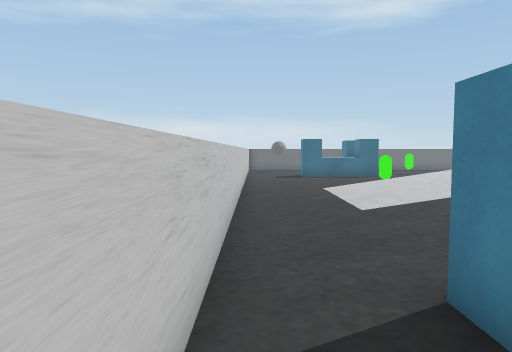
View 1 (above)

22 first-person views from a walk through a scene from a Unity 3-D project. The camera is 1.4 m above the floor, tilts 4° down and sees 70° across. The floor is counted in squares, 1 m on a side. Each view is taken from the middle of a square. On the plan, view 1 faces up. The plan holds only what a view shows up to about 16 squares ahead; the rest is blank. The player is left out. Some animated figures are not drawn. Some surface patterns are stand-ins.

View 2
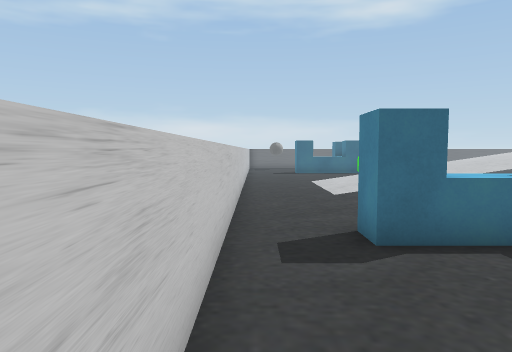

View 3
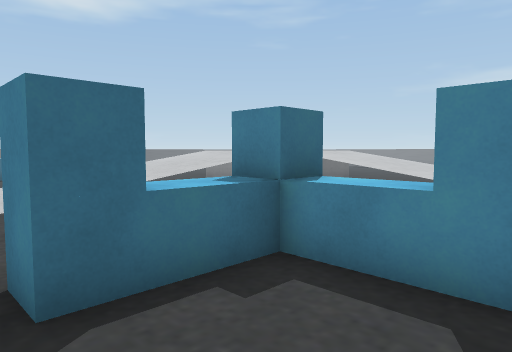

View 4
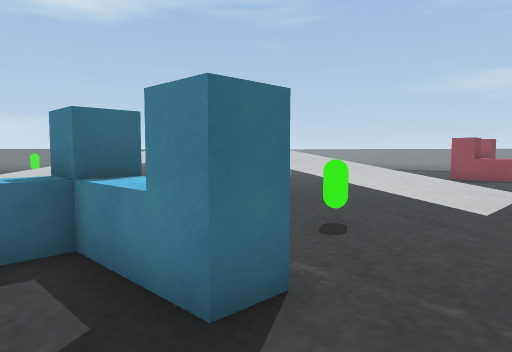

View 5
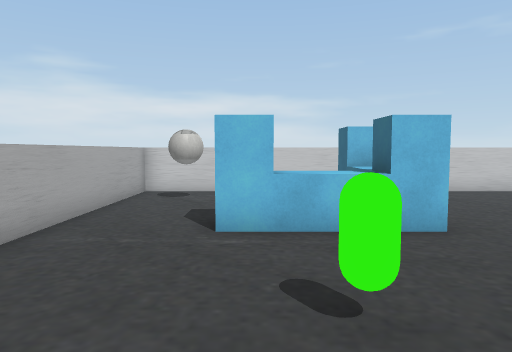

View 6
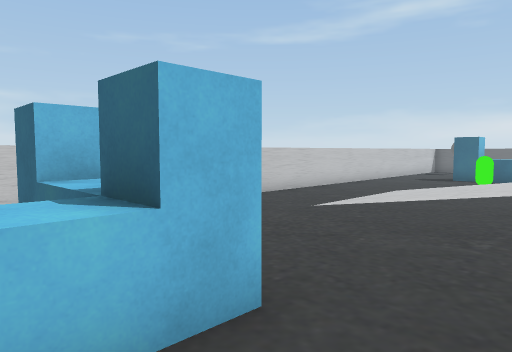

View 7
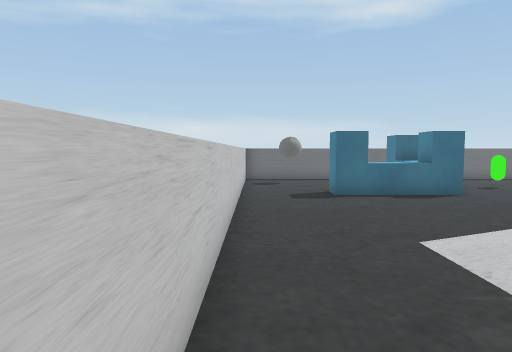

View 8
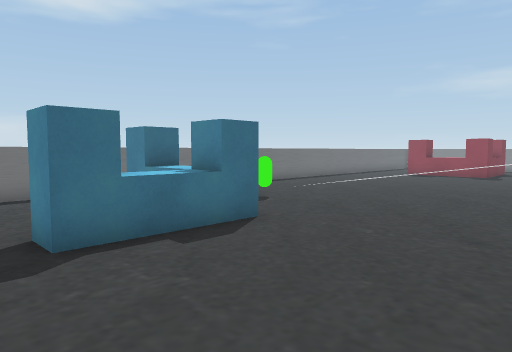

View 9
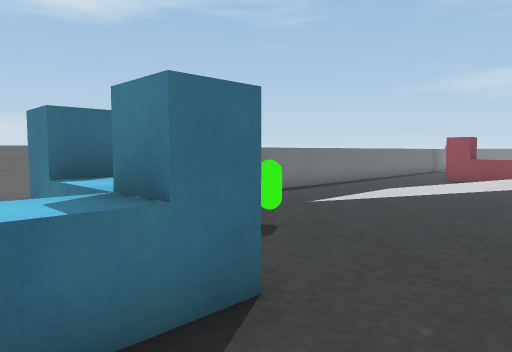

View 10
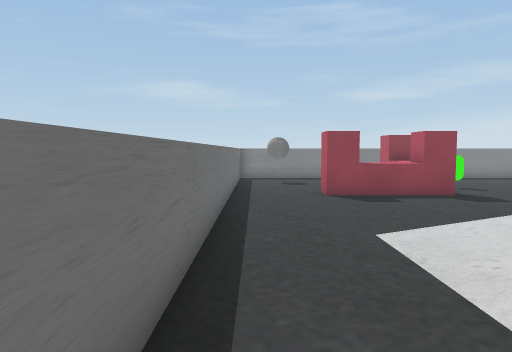

View 11
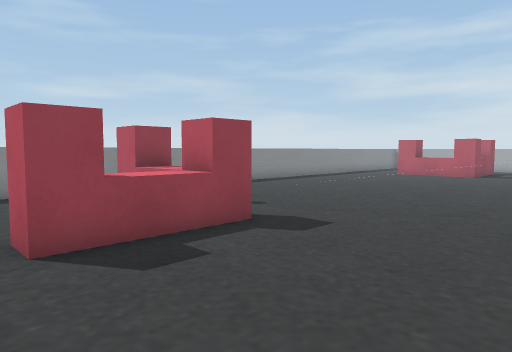

View 12
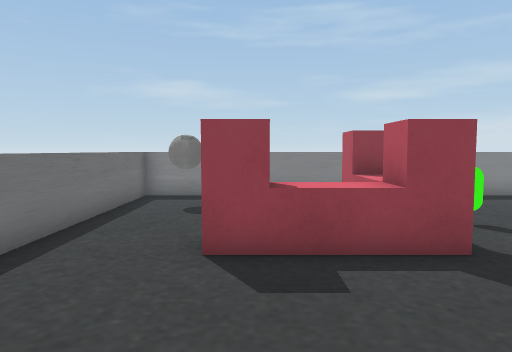

View 13
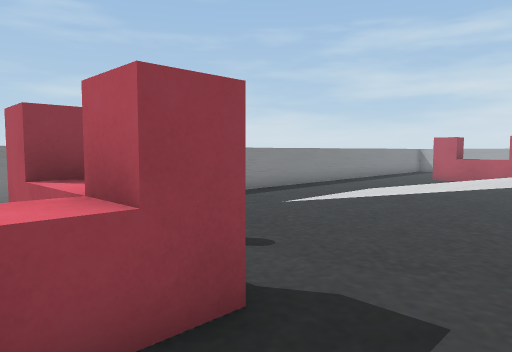

View 14
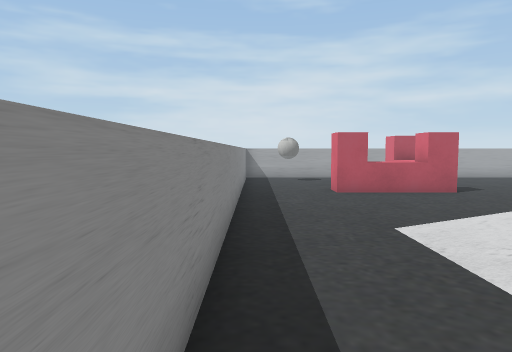

View 15
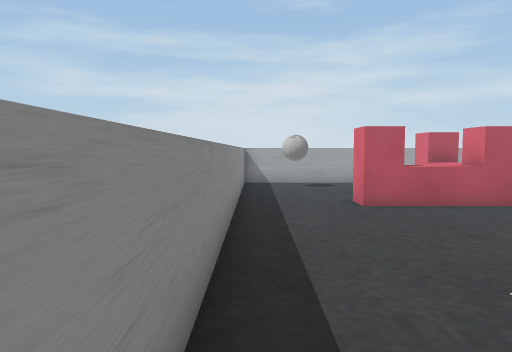

View 16
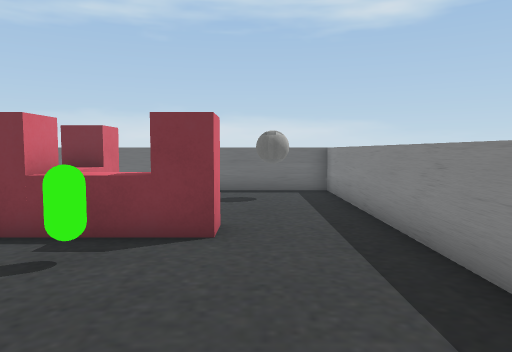

View 17
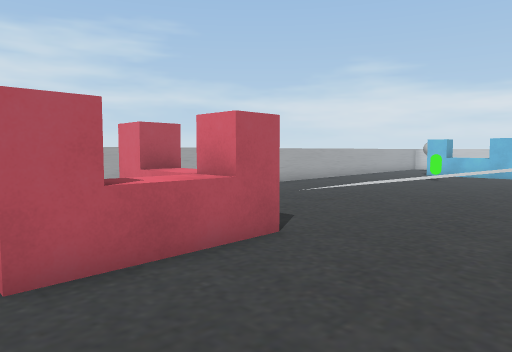

View 18
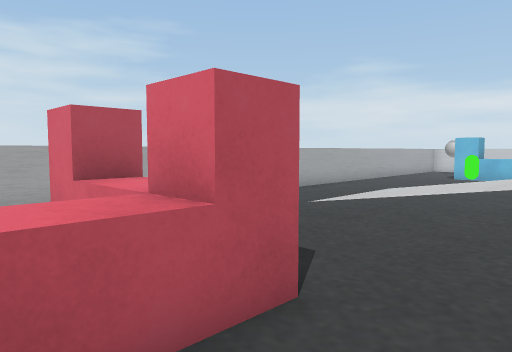

View 19
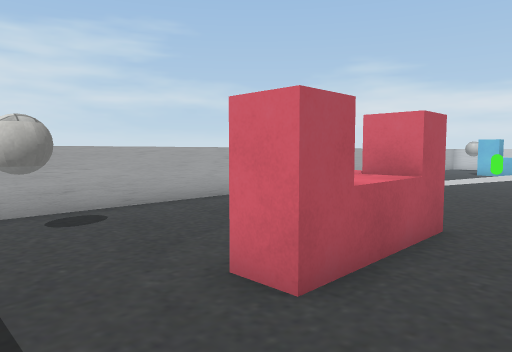

View 20
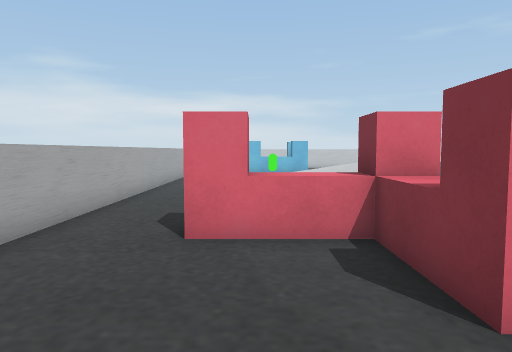

View 21
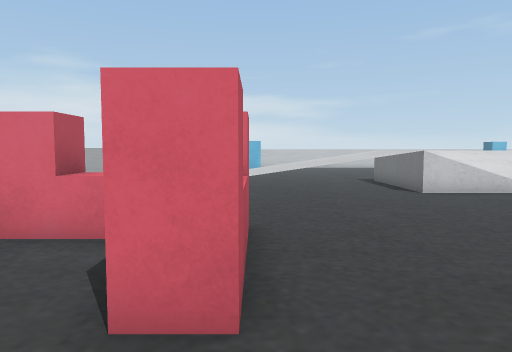

View 22
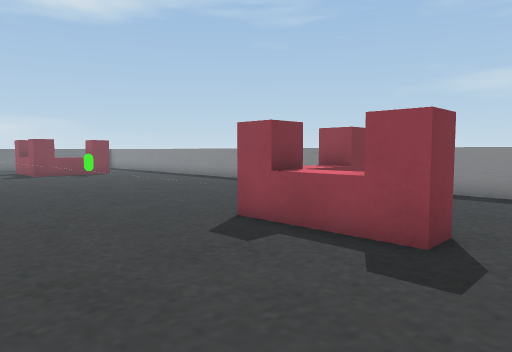

### Floor plan
Key: @ floor where view 1 was taken; # wall or solid block; . main floor; : floor 1.25 m higher than the main floor; + floor 1.5 m higher than the main floor; / step, stairs or slope; = window, fence, low wall or low ledge; O other object.
Columns run from 1 left of view 1 to 30 right of it. Each row starts with its distance up from view 1.
 26     #######  ###################
 25     ..      . .................#
 24 #.OO.     ..................OO.#
 23 #....  O  ..............O......#
 22 #....  O .O..//////....OO .....#
 21 #....  O ....//////....OO  ....#
 20 #...OOOO.....//////....OOOOO...#
 19 #............=/////....OOOOO...#
 18 #............=    /.......O....#
 17 #............     /.......O....#
 16 #............      ............#
 15 #..........         ...........#
 14 #.....O.            ...........#
 13 #....//// ///         /////....#
 12 #....////////          ////....#
 11 #....////////     +/   ////....#
 10 #....///////      +//  ////....#
  9 #....///////      +////////....#
  8 #........     ::::.............#
  7 #........     /////............#
  6 #........    #/////............#
  5 #........    #/////............#
  4 #............=/////............#
  3 #..OOOOO.....=/////.....OOOO...#
  2 #..OOOOO.....//////....OOOOO...#
  1 #.....OO..O..//////....OO......#
  0 #@....OO.....//////....OO......#
 -1 #.....O................OO......#
 -2 #.OO........................OO.#
 -3 #.........  ...................
 -4 #########   ###################

Positions as (right, up) in squares from view 1, and headings:
1: (0, 0), facing up
2: (0, -3), facing up
3: (1, -1), facing up-right
4: (3, -3), facing up-right
5: (12, 0), facing left
6: (8, 1), facing up-left
7: (0, 8), facing up
8: (1, 14), facing up-right
9: (4, 17), facing up-right
10: (11, 25), facing right
11: (17, 24), facing down-right
12: (17, 22), facing right
13: (20, 21), facing down-right
14: (29, 15), facing down
15: (29, 12), facing down
16: (27, 13), facing up
17: (27, 7), facing down-left
18: (25, 5), facing down-left
19: (29, 5), facing down-left
20: (29, 0), facing left
21: (29, 3), facing left
22: (17, -3), facing up-right
